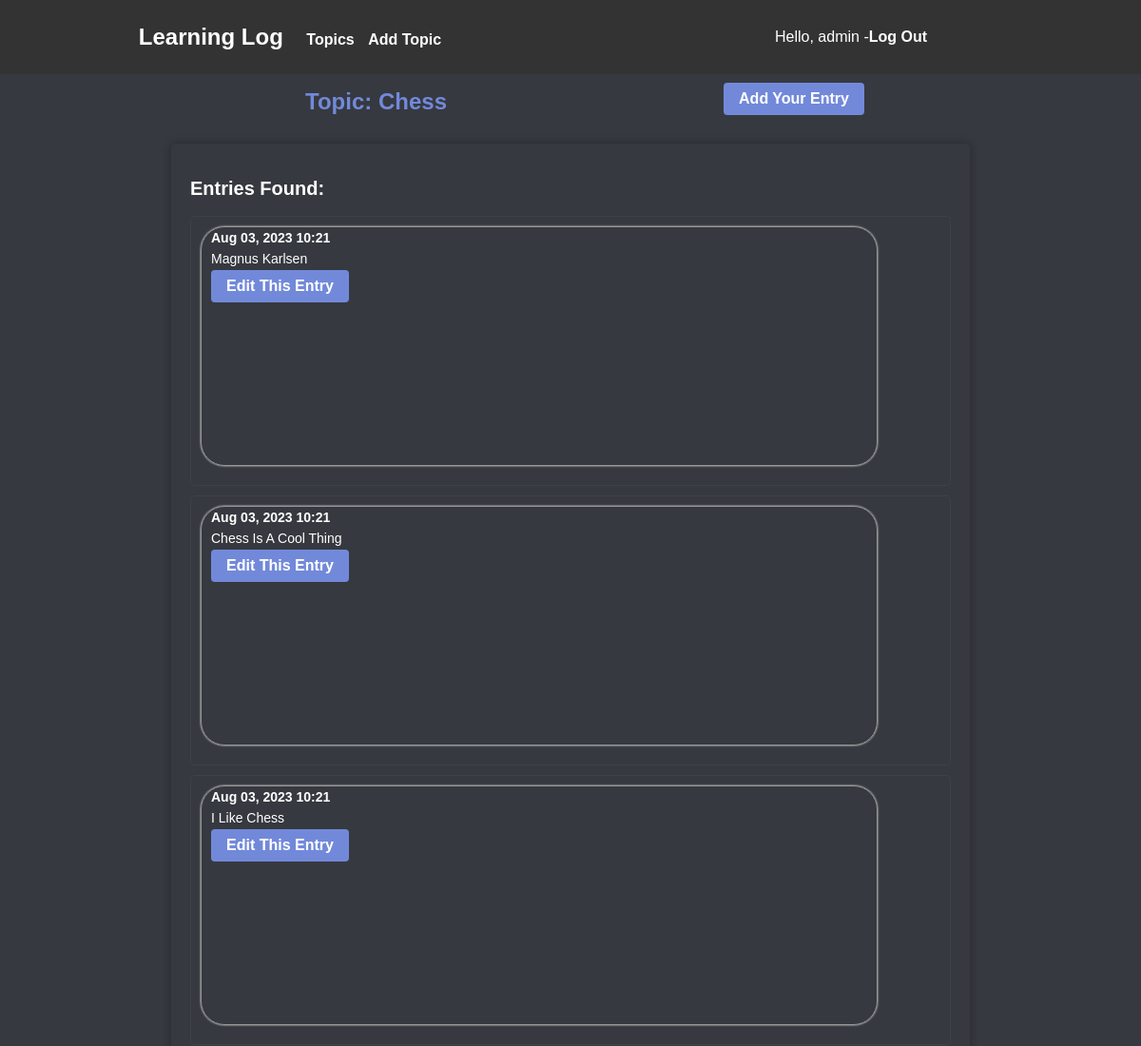
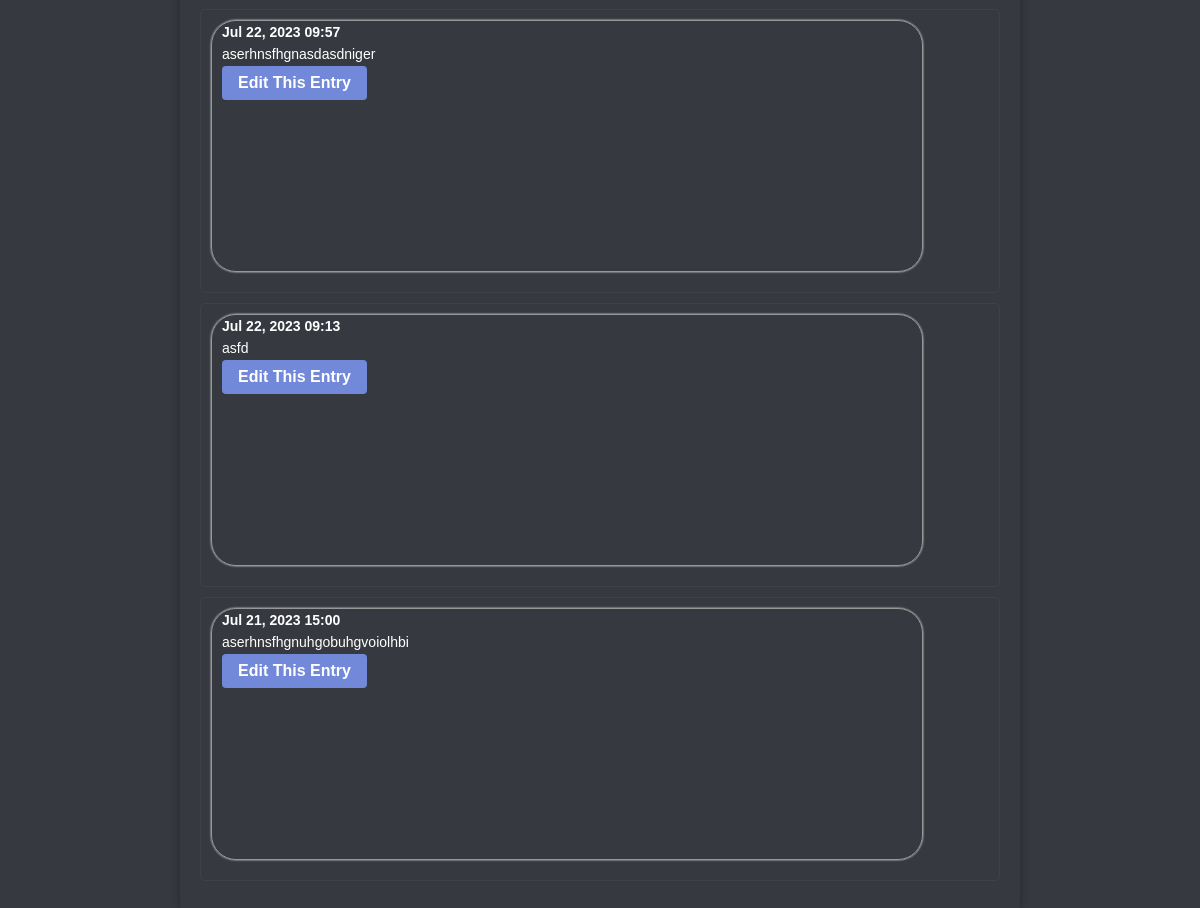
The page /topics/1/ (signed in) on the database its author committed (2 pictures, top to bottom).
### learning_logs/models.py (models this page shows, shortened)
class Topic(models.Model):
    title = models.CharField(max_length=200)
    date_added = models.DateTimeField(auto_now_add=True, blank=True, null=True)
    owner = models.ForeignKey(User, on_delete=models.CASCADE)
    def __str__(self):
        return self.title

class Entry(models.Model):
    text = models.TextField()
    topic = models.ForeignKey(Topic, on_delete=models.CASCADE)
    date_added = models.DateTimeField(auto_now_add=True)
    class Meta:
        verbose_name_plural = 'Entries'

### learning_logs/views.py (the view)
# urls.py: path('topics/<int:topic_id>/', views.topic, name='topic'),
@login_required
def topic(request, topic_id):
    topic = Topic.objects.get(id=topic_id)
    if topic.owner !=  request.user:
        raise Http404
    entries = topic.entry_set.order_by('-date_added')
    context = {
        'topic': topic,
        'entries': entries,
    }
    return render(request, 'learning_logs/topic.html', context)

### learning_logs/templates/learning_logs/topic.html (shortened to what this page needs)
{% extends 'learning_logs/base.html' %}
{% block content %}
<div class="add">
    <h1 class="heading">Topic: {{ topic }}</h1>
    <a class="discord-btn" href="{% url 'learning_logs:new_entry' topic.id %}">Add Your Entry</a>
  </div>
  <div class="container">
    <h2>Entries Found:</h2>
    <ul>
      {% for entry in entries %}
        <li>
          <div class="list">
            <p>{{ entry.date_added|date:'M d, Y H:i' }}</p>
            <p>{{ entry.text|linebreaks }}</p>
            <a class="discord-btn" href="{% url 'learning_logs:edit_entry' entry.id %}">Edit This Entry</a>
          </div>
        </li>
      {% empty %}
        <li><p>No entries for this topic</p></li>
      {% endfor %}
    </ul>
  </div>
{% endblock %}

### learning_logs/templates/learning_logs/base.html (shortened to what this page needs)
<!DOCTYPE html>
<html lang="en">
<head>
</head>
<body>
  <header class="discord-header">
    <div class="left-header">
      <a class="logo" href="{% url 'learning_logs:index' %}">Learning Log</a>
      <a href="{% url 'learning_logs:topics' %}">Topics</a>
      <a href="{% url 'learning_logs:new_topic' %}">Add Topic</a>
    </div>
    <div class="right-header">
      {% if user.is_authenticated %}
        <p>Hello, {{ user.username }} -</p>
        <a href="{% url 'users:logout' %}">Log Out</a>
      {% else %}
        <a href="{% url 'users:register' %}">Register</a>
        <a href="{% url 'users:login' %}">Log In</a>
      {% endif %}
    </div>
  </header>
    {% block content %}
    {% endblock %}
</body>
</html>

### learning_logs/templates/learning_logs/topic.html (style rules this page uses)
body { font-family: 'Arial', sans-serif; background-color: #36393F; color: #fff; margin: 0; padding: 0; }
header { background-color: #202225; padding: 10px; text-align: center; }
h1 { font-size: 28px; margin: 0; }
.container { max-width: 800px; margin: 0 auto; padding: 20px; }
p { line-height: 1.6; }
a { color: #7289DA; text-decoration: none; }
.heading { margin-top: 15px; margin-left: 30px; }
.list { width: 700px; border: 0.1px solid rgb(152, 152, 152); height: 250px; padding-left: 10px; border-radius: 25px; box-shadow: 0 0 2px #fff; }
.heading { color: #7289da; font-size: 24px; font-weight: bold; margin-bottom: 10px; }
.container { background-color: #36393f; padding: 20px; border-radius: 5px; box-shadow: 0px 0px 10px rgba(0, 0, 0, 0.3); }
.container ul { list-style-type: none; margin: 0; padding: 0; }
.container li { margin: 10px 0; border: 1px solid #3e4147; border-radius: 5px; padding: 10px; }
.container p { margin: 0; color: #ffffff; font-size: 14px; }
.container p:first-child { font-weight: bold; }
.discord-btn { display: inline-block; padding: 10px 20px; background-color: #7289da; color: #ffffff; border: none; border-radius: 5px; text-decoration: none; font-weight: bold; cursor: pointer; transition: background-color 0.2s; }
.add { display: flex; justify-content: space-evenly; align-items: center; }
.add { text-align: center; margin-bottom: 20px; }
.add h1 { font-size: 24px; margin-bottom: 10px; }
.discord-btn { display: inline-block; padding: 8px 16px; background-color: #7289da; color: #fff; text-decoration: none; border-radius: 4px; }
.container { margin-top: 20px; }
.container h2 { font-size: 20px; }
.list { margin-bottom: 10px; }
.list p { margin: 0; }

### learning_logs/templates/learning_logs/base.html (style rules this page uses)
.discord-header { background-color: #2b2b2b; padding: 10px 20px; display: flex; align-items: center; justify-content: space-between; }
.discord-header a { color: #ffffff; text-decoration: none; font-weight: bold; margin-right: 10px; transition: color 0.2s; }
.discord-header a:last-child { margin-right: 0; }
.discord-header .logo { font-size: 24px; margin-right: 20px; }
.discord-header { display: flex; justify-content: space-between; align-items: center; padding: 10px; background-color: #333; color: #fff; }
.left-header { flex: 1; }
.right-header { flex: 1; text-align: right; display: flex; justify-content: center; align-items: center; }
.logo { font-weight: bold; color: #fff; text-decoration: none; }

### rows shown on the page
Topic: title "Chess"
Entry: date_added "Aug 03, 2023 10:21", text "Magnus Karlsen"
Entry: date_added "Aug 03, 2023 10:21", text "Chess Is A Cool Thing"
Entry: date_added "Aug 03, 2023 10:21", text "I Like Chess"
Entry: date_added "Jul 22, 2023 09:57", text "aserhnsfhgnasdasdniger"
Entry: date_added "Jul 22, 2023 09:13", text "asfd"
Entry: date_added "Jul 21, 2023 15:00", text "aserhnsfhgnuhgobuhgvoiolhbi"

### other values the page prints
{{ user.username }} "admin"
